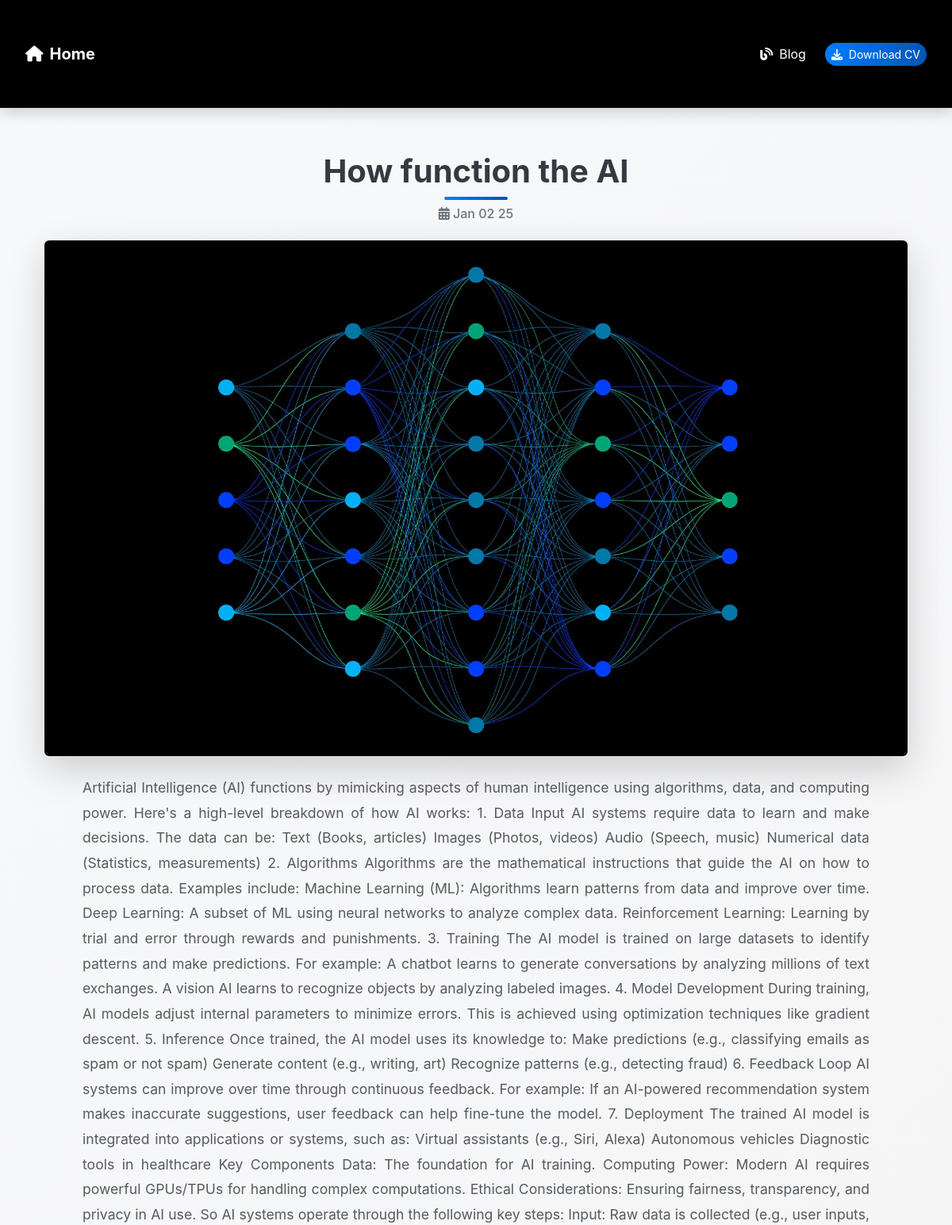
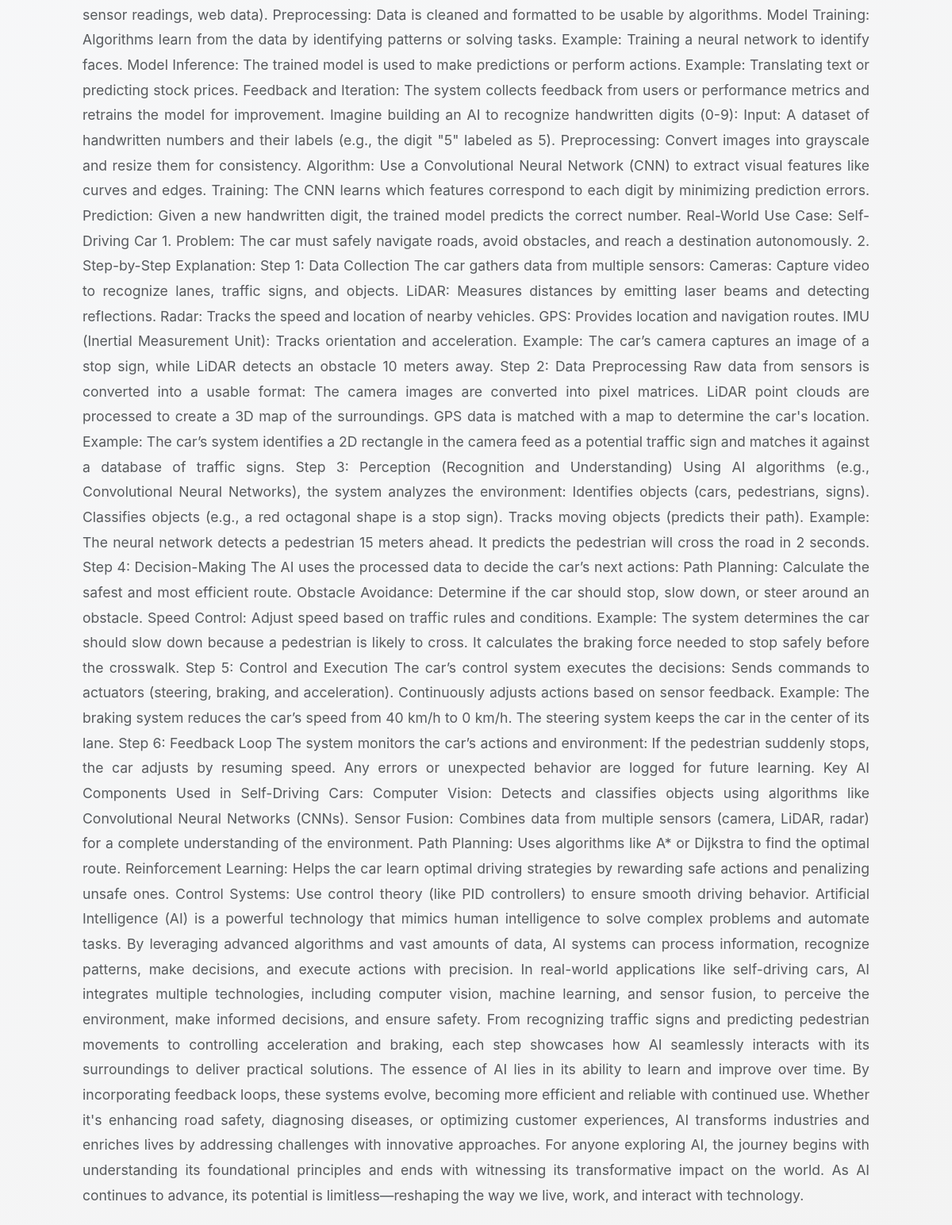
Page /blog/3 on the committed database (2 pictures, top to bottom).
### webportfolio/apps/blog/models.py (models this page shows)
class Post(models.Model):
    title = models.CharField(max_length=100)
    description = models.TextField()
    image = models.ImageField(upload_to='blog/images/')
    date = models.DateField(datetime.date.today)

### webportfolio/apps/blog/views.py (the view)
# urls.py: path('<int:post_id>', post_detail, name='post_detail'),
def post_detail(request, post_id):
    post = get_object_or_404(Post, pk=post_id)
    return render(request,'detail.html',{'post':post})

### webportfolio/apps/blog/templates/detail.html
{% extends 'layout.html' %}
{% block content %}
<div class="container">
<div class="text-center mb-4">
<h2 class="post-title">{{post.title}}</h2>
    <h3 class="post-date">
        <i class="fas fa-calendar-alt"></i> {{post.date|date:'M d y'}}</h3>
</div>
    <div class="post-image text-center mb-4">
    <img src="{{post.image.url}}" alt="{{post.title}}" class="img-fluid rounded shadow-lg">
    </div>
<div class="post-description text-justify px-md-5">
    <p class="text-muted">{{ post.description}}</p>
</div>
</div>
{% endblock %}

### webportfolio/apps/portfolio/static/main.css (style rules this page uses)
body { background: linear-gradient(135deg, #f8f9fb, #f3f3f3); color: #ffffff; font-family: 'Inter', sans-serif; }
.container { max-width: 1200px; margin: 0 auto; padding: 2rem; }
.post-title { font-size: 2.5rem; font-weight: 700; color: #343a40; margin-bottom: 0.5rem; position: relative; }
.post-title::after { content: ''; display: block; width: 80px; height: 4px; background: linear-gradient(to right, #007bff, #0056b3); margin: 0.5rem auto 0; border-radius: 2px; }
.post-date { font-size: 1rem; color: #6c757d; margin-bottom: 1rem; }
.post-image img { border-radius: 10px; box-shadow: 0 4px 10px rgba(0, 0, 0, 0.1); transition: transform 0.3s ease; }
.post-description { font-size: 1.1rem; line-height: 1.8; color: #495057; text-align: justify; }

### rows in the picture
Post: title "How function the AI", date "Jan 02 25", image (picture), description "Artificial Intelligence (AI) functions by mimicking aspects of human intelligence using algorithms, data, and computing power. Here's a high-level breakdown of how AI works: 1. Data Input AI systems require data to learn and make decisions. The data can be: Text (Books, articles) Images (Photos, videos) Audio (Speech, music) Numerical data (Statistics, measurements) 2. Algorithms Algorithms are the mathematical instructions that guide the AI on how to process data. Examples include: Machine Learning (ML): Algorithms learn patterns from data and improve over time. Deep Learning: A subset of ML using neural networks to analyze complex data. Reinforcement Learning: Learning by trial and error…"
